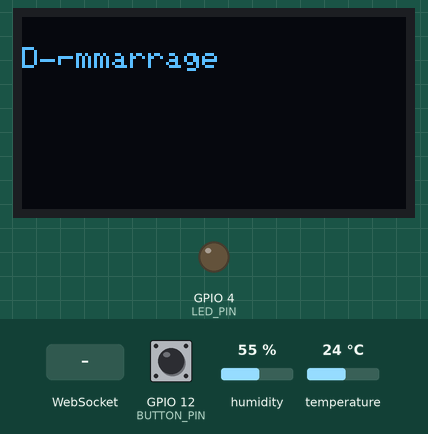
The program below on a simulated ESP32. On the bench: 128×64 one-colour display, output pins drawn as LEDs (lit = HIGH). Inputs (shaded band) come from the test bench; at power-on: GPIO 12 (BUTTON_PIN) HIGH, humidity 55 %, temperature 24 °C. WiFi joins after 1.5 s; servers stay silent unless stated; storage starts empty; what the program prints to the serial monitor is not drawn.

Above: at 2.7 s.
2.8 s: WebSocket text "on" received
At 4.0 s:
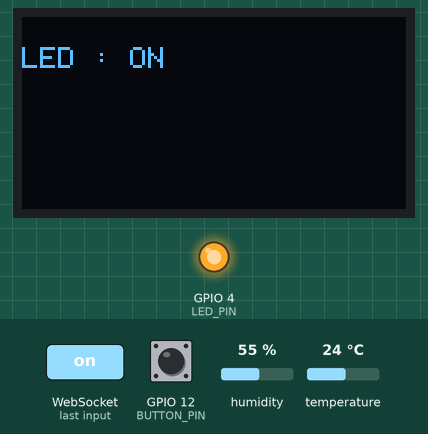
4.3 s: WebSocket text "off" received
At 5.3 s:
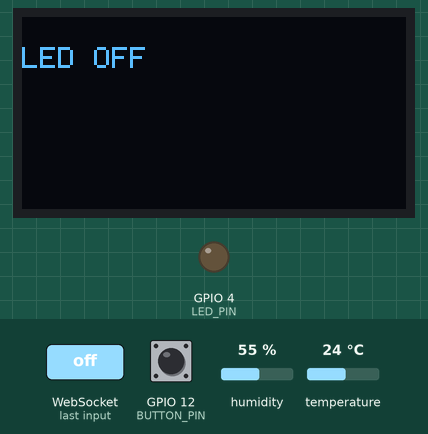
5.8 s: WebSocket text "on" received
At 6.4 s:
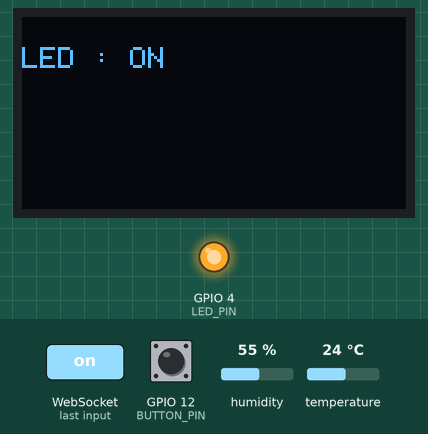
Timing chart, 0 to 8.8 s (numbered marks = the images above; inputs shaded):
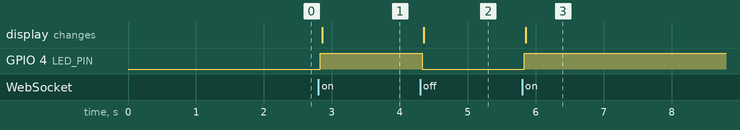

Measured:
- after the input at 2.8 s, GPIO 4 (LED_PIN): LOW → HIGH at once; the display: changes after 0.06 s (image 1)
- after the input at 4.3 s, GPIO 4 (LED_PIN): HIGH → LOW at once; the display: changes after 0.06 s (image 2)
- after the input at 5.8 s, GPIO 4 (LED_PIN): LOW → HIGH at once; the display: changes after 0.06 s (image 3)

The program:

main.cpp
```cpp
//#include <Arduino.h>
#include <ArduinoJson.h>
#include <Adafruit_Sensor.h>
#include <DHT.h>
#ifdef ESP32
#include <WiFi.h>
#include <LittleFS.h>
#include <AsyncTCP.h>
#elif defined(ESP8266)
#include <ESP8266WiFi.h>
#include <ESPAsyncTCP.h>
#endif
#include <ESPAsyncWebServer.h>
#include <WiFiClientSecure.h>
#include <SPI.h>
#include <Arduino.h>
#include <Wire.h>
#include <Adafruit_GFX.h>
#include <Adafruit_SSD1306.h>

#define SCREEN_WIDTH 128 // OLED width,  in pixels
#define SCREEN_HEIGHT 64 // OLED height, in pixels
#define BUTTON_PIN 12 // ESP32 pin GIOP16, which connected to button
#define LED_PIN    4  // ESP32 pin GIOP18, which connected to led


// The below are variables, which can be changed
int button_state = 0;   // variable for reading the button status

// create an OLED display object connected to I2C
Adafruit_SSD1306 oled(SCREEN_WIDTH, SCREEN_HEIGHT, &Wire, -1);
#define DHTPIN 26
#define DHTTYPE DHT11


AsyncWebServer server(80);
AsyncWebSocket ws("/ws");

const char* ssid = "cyrille";
const char* password = "12345678";

const char* PARAM_MESSAGE = "message";
DHT dht(DHTPIN, DHTTYPE);
bool ledstate;


void onWsEvent(AsyncWebSocket * server, AsyncWebSocketClient * client, AwsEventType type, void * arg, uint8_t *data, size_t len) {
  if (type == WS_EVT_DATA)
  {
    AwsFrameInfo * info = (AwsFrameInfo*)arg;
    String msg = "";
    if (info->final && info->index == 0 && info->len == len)
    {
      if (info->opcode == WS_TEXT) {
        for (size_t i = 0; i < info->len; i++) {
          msg += (char) data[i];
        }
      }
      if (msg == "on"){
        //led s'allume
        digitalWrite(LED_PIN, HIGH); // turn on LED
        oled.clearDisplay(); // clear display
        oled.setCursor(0, 10);       // set position to display
        oled.println("LED : ON"); // set text
        oled.display();              // display on OLED
        ledstate = true;
      }
      if (msg == "off"){
        //led s'étteint
        digitalWrite(LED_PIN, LOW);  // turn off LED
        oled.clearDisplay(); // clear display
        oled.setCursor(0, 10);       // set position to display
        oled.println("LED OFF"); // set text
        oled.display();              // display on OLED
        ledstate = false;
      }


      Serial.printf("%s\n", msg.c_str());
    }
  }
}

void notFound(AsyncWebServerRequest *request) {
  request->send(404, "text/plain", "Not found");
}

void setup() {
  Serial.begin(115200);
  dht.begin();
  pinMode(BUTTON_PIN, INPUT_PULLUP);
  pinMode(LED_PIN, OUTPUT);

  if (!oled.begin(SSD1306_SWITCHCAPVCC, 0x3C)) {
    Serial.println(F("failed to start SSD1306 OLED"));
    while (1);
  }
  oled.clearDisplay(); // clear display
  oled.setCursor(0, 10);       // set position to display
  oled.print("Démmarrage");
  oled.display();

  if (!LittleFS.begin(true)) {
    Serial.println("An Error has occurred while mounting LITTLEFS");
  }


  WiFi.mode(WIFI_STA);
  WiFi.begin(ssid, password);
  if (WiFi.waitForConnectResult() != WL_CONNECTED) {
    Serial.printf("WiFi Failed!\n");
    return;
  }

  Serial.print("IP Address: ");
  Serial.println(WiFi.localIP());

  // Send a GET request to <IP>/get?message=<message>
  server.on("/", HTTP_GET, [](AsyncWebServerRequest * request) {
    request->send(LittleFS, "/index.html", "text/html", false);
  });

  // Route to load style.css file
  server.on("/style.css", HTTP_GET, [](AsyncWebServerRequest *request) {
    request->send(LittleFS, "/style.css", "text/css");
  });

  // Route to load function.js file
  server.on("/function.js", HTTP_GET, [](AsyncWebServerRequest *request) {
    request->send(LittleFS, "/function.js", "text/js");
  });

  // Send a POST request to <IP>/post with a form field message set to <message>
  server.on("/post", HTTP_POST, [](AsyncWebServerRequest * request) {
    String message;
    if (request->hasParam(PARAM_MESSAGE, true)) {
      message = request->getParam(PARAM_MESSAGE, true)->value();
    } else {
      message = "No message sent";
    }
    request->send(200, "text/plain", "Hello, POST: " + message);
  });

  server.onNotFound(notFound);
  ws.onEvent(onWsEvent);
  server.addHandler(&ws);
  server.begin();
}

void loop() {

  delay(1000);
  const float humidity = dht.readHumidity();
  const float temperature = dht.readTemperature();

  DynamicJsonDocument doc(256);

  doc["led"] = ledstate;
  doc["BP"] = digitalRead(BUTTON_PIN) ? "NOT ACTIF" : "ACTIF";
  doc["TEMPERATURE"] = temperature;
  doc["HUMIDITY"] = humidity;

  char json_string[256];
  serializeJson(doc, json_string);

  ws.textAll(json_string);

}
```
